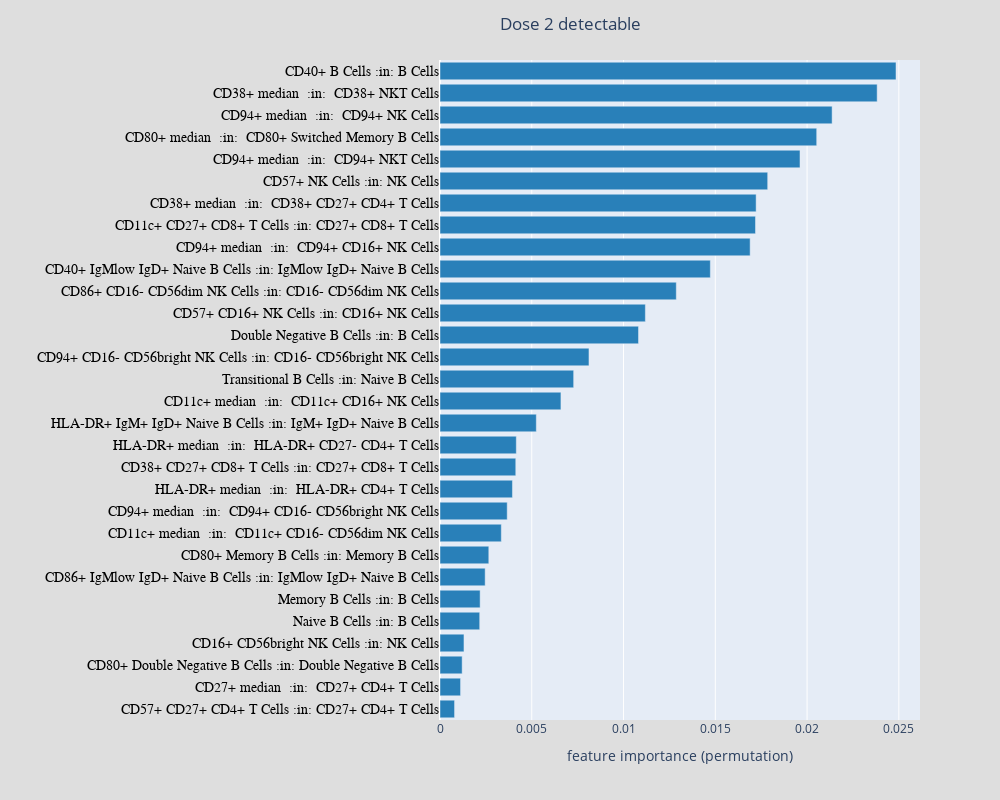

Notebook code for this chart:
### Markdown cell above
### Best features

### Code cell
df = data["SVM_RFE_d2_d"]["df"]
df = df.loc[df["var"]!="age",:]
df = df.sort_values(by="impor_mean",ascending=False)
fig1 = px.bar(df.iloc[:30,:], x="impor_mean", y="var",orientation='h',labels={"impor_mean": "feature importance (permutation)","var": ""})
fig1.update_layout(showlegend=False,height = 800,yaxis={'categoryorder':'total ascending'},width = 1000,title = "Dose 2 detectable")
fig1.layout.title.xanchor = 'left'
fig1.layout.title.x = 0.5
fig1.update_traces(marker_color='rgba(41, 128, 185, 1.0)')
fig1.layout.yaxis.tickfont = dict(size =14, color='black', family='Arial, sans-serif')
fig1.layout.paper_bgcolor = 'rgb(222,222,222)'
fig1.update(layout_coloraxis_showscale=False)
#fig1.update_yaxes(ticklabelposition="inside top", title=None)
fig1.write_image("fig_ml_A.svg")
fig1

### Figure 1 — Plotly figure (JSON) as saved in the notebook; plotly's stock layout.template omitted (floating-point values rounded to 4 significant figures)
{"data": [{"alignmentgroup": "True", "hovertemplate": "feature importance (permutation)=%{x}<br>=%{y}<extra></extra>", "legendgroup": "", "marker": {"color": "rgba(41, 128, 185, 1.0)", "pattern": {"shape": ""}}, "name": "", "offsetgroup": "", "orientation": "h", "showlegend": false, "textposition": "auto", "type": "bar", "x": [0.02485, 0.02382, 0.02136, 0.02052, 0.01962, 0.01785, 0.01722, 0.01719, 0.0169, 0.01473, 0.01287, 0.01119, 0.01082, 0.008117, 0.007283, 0.006589, 0.005248, 0.004157, 0.004128, 0.003948, 0.003662, 0.003341, 0.002659, 0.002461, 0.002187, 0.002163, 0.001306, 0.001207, 0.00112, 0.000793], "xaxis": "x", "y": ["CD40+ B Cells :in: B Cells", "CD38+ median  :in:  CD38+ NKT Cells", "CD94+ median  :in:  CD94+ NK Cells", "CD80+ median  :in:  CD80+ Switched Memory B Cells", "CD94+ median  :in:  CD94+ NKT Cells", "CD57+ NK Cells :in: NK Cells", "CD38+ median  :in:  CD38+ CD27+ CD4+ T Cells", "CD11c+ CD27+ CD8+ T Cells :in: CD27+ CD8+ T Cells", "CD94+ median  :in:  CD94+ CD16+ NK Cells", "CD40+ IgMlow IgD+ Naive B Cells :in: IgMlow IgD+ Naive B Cells", "CD86+ CD16- CD56dim NK Cells :in: CD16- CD56dim NK Cells", "CD57+ CD16+ NK Cells :in: CD16+ NK Cells", "Double Negative B Cells :in: B Cells", "CD94+ CD16- CD56bright NK Cells :in: CD16- CD56bright NK Cells", "Transitional B Cells :in: Naive B Cells", "CD11c+ median  :in:  CD11c+ CD16+ NK Cells", "HLA-DR+ IgM+ IgD+ Naive B Cells :in: IgM+ IgD+ Naive B Cells", "HLA-DR+ median  :in:  HLA-DR+ CD27- CD4+ T Cells", "CD38+ CD27+ CD8+ T Cells :in: CD27+ CD8+ T Cells", "HLA-DR+ median  :in:  HLA-DR+ CD4+ T Cells", "CD94+ median  :in:  CD94+ CD16- CD56bright NK Cells", "CD11c+ median  :in:  CD11c+ CD16- CD56dim NK Cells", "CD80+ Memory B Cells :in: Memory B Cells", "CD86+ IgMlow IgD+ Naive B Cells :in: IgMlow IgD+ Naive B Cells", "Memory B Cells :in: B Cells", "Naive B Cells :in: B Cells", "CD16+ CD56bright NK Cells :in: NK Cells", "CD80+ Double Negative B Cells :in: Double Negative B Cells", "CD27+ median  :in:  CD27+ CD4+ T Cells", "CD57+ CD27+ CD4+ T Cells :in: CD27+ CD4+ T Cells"], "yaxis": "y"}], "layout": {"barmode": "relative", "coloraxis": {"showscale": false}, "height": 800, "legend": {"tracegroupgap": 0}, "margin": {"t": 60}, "paper_bgcolor": "rgb(222,222,222)", "showlegend": false, "title": {"text": "Dose 2 detectable", "x": 0.5, "xanchor": "left"}, "width": 1000, "xaxis": {"anchor": "y", "autorange": true, "domain": [0, 1], "range": [0, 0.02615], "title": {"text": "feature importance (permutation)"}, "type": "linear"}, "yaxis": {"anchor": "x", "autorange": true, "categoryorder": "total ascending", "domain": [0, 1], "range": [-0.5, 29.5], "tickfont": {"color": "black", "family": "Arial, sans-serif", "size": 14}, "title": {"text": ""}, "type": "category"}}}
